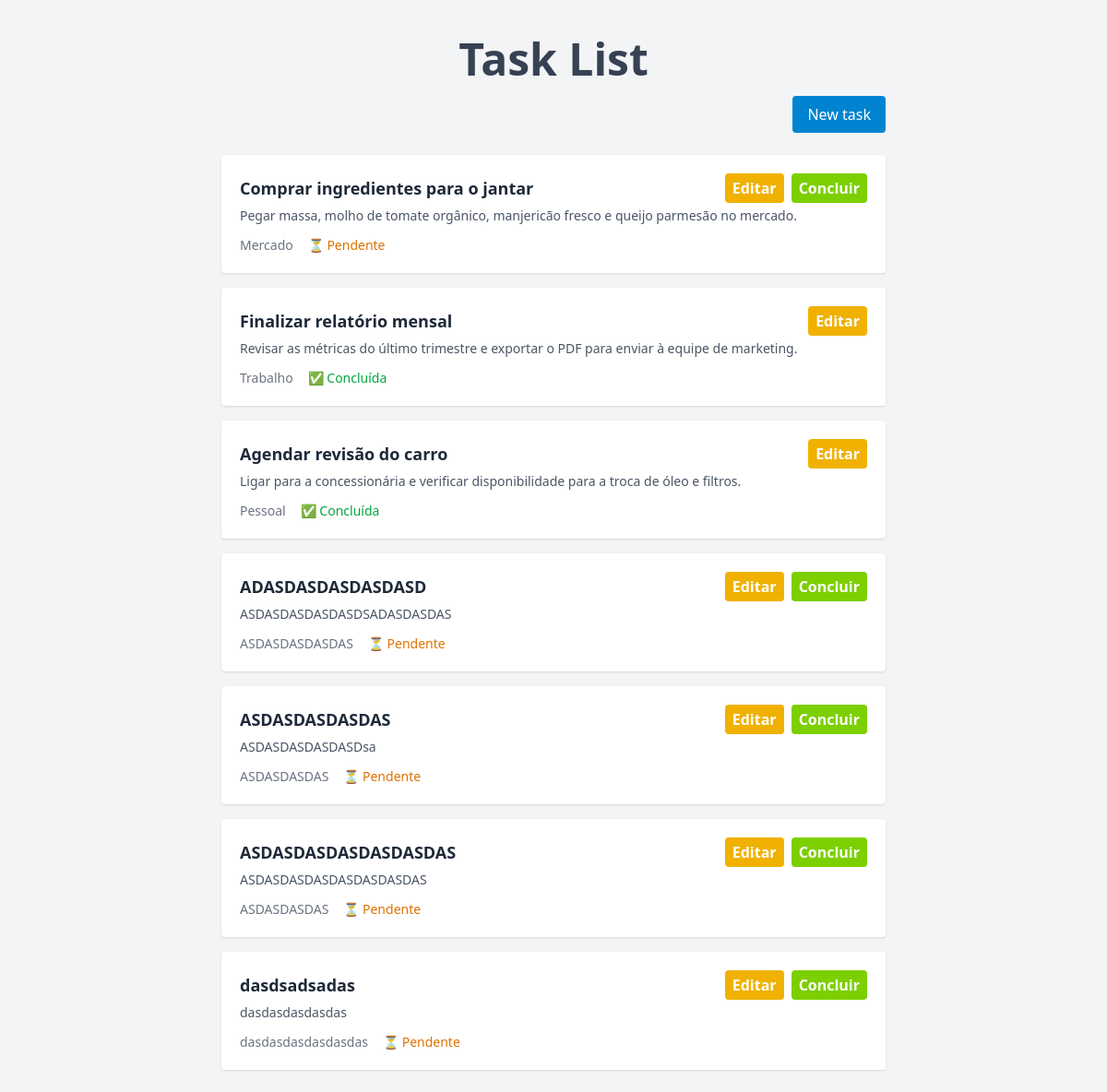
The app's page /, older data.
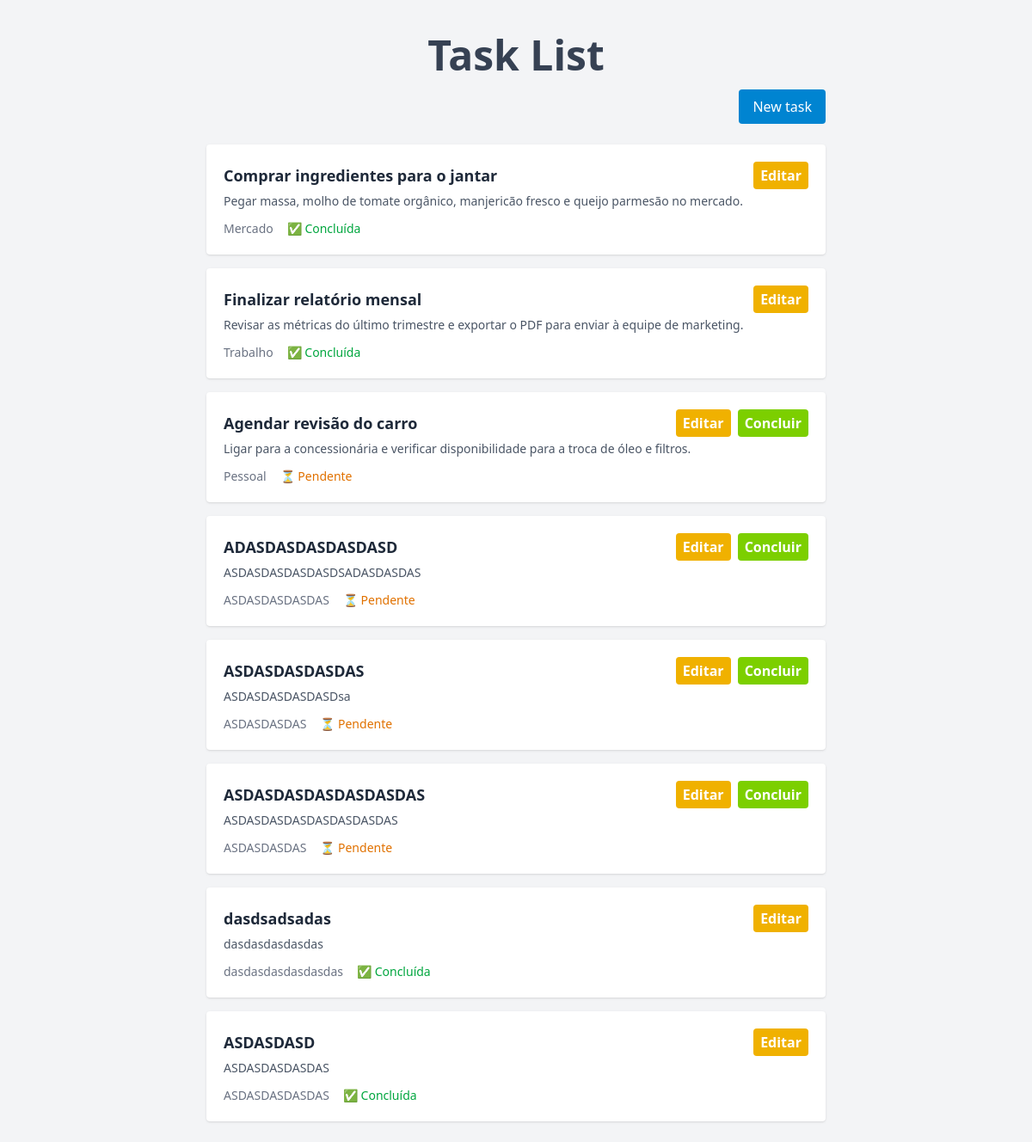
The same page, newer data.
### core/models.py (models this page shows, shortened)
class Task(models.Model):
    title = models.CharField(max_length=200) #Charfield for short text
    description = models.TextField() #TextField for long text
    is_done = models.BooleanField(default=False)
    created_at = models.DateTimeField(auto_now_add=True)
    category = models.CharField(max_length=100, blank=True, null=True) #New field for category

### core/views.py (the view, shortened to what this page needs)
# urls.py: path("", views.TaskListView.as_view(), name="task_list"),
class TaskListView(View):
    def get(self, request):
        tasks = Task.objects.all()
        form = TaskForm()
        context = {"tasks": tasks, "form": form}
        return render(request, "task_list.html", context)

### core/templates/task_list.html (shortened to what this page needs)
<!doctype html>
<html lang="en">
<head>
  <script src="https://cdn.jsdelivr.net/npm/@tailwindcss/browser@4"></script>
</head>
<body class="bg-gray-100 min-h-screen">
  <div class="max-w-3xl mx-auto p-6">
    <h1 class="text-5xl font-bold text-center text-gray-700 py-4">
      Task List
    </h1>
    <div class="flex justify-end">
      <a href="{% url 'create_task' %}" class="bg-sky-600 hover:bg-sky-700 text-white px-4 py-2 rounded">
        New task
      </a>
    </div>
    <ul class="space-y-4 mt-6">
      {% for task in tasks %}
      <li class="bg-white rounded-[.25rem] shadow-sm p-5">
        <div class="flex justify-between items-center">
          <h3 class="text-lg font-semibold text-gray-800">
            {{ task.title }}
          </h3>
          <div class="flex gap-2">
            <form method="GET" action="{% url 'update_task' task.id %}">
              <button type="submit"
                class="rounded-[.25rem] bg-yellow-500 hover:bg-yellow-600 transition-colors px-2 py-1 text-white font-semibold cursor-pointer">
                Editar
              </button>
            </form>
            {% if not task.is_done %}
            <form method="POST" action="{% url 'complete_task' task.id %}">
              <button type="submit"
                class="rounded-[.25rem] bg-lime-500 hover:bg-lime-600 transition-colors px-2 py-1 text-white font-semibold cursor-pointer">
                Concluir
              </button>
            </form>
            {% endif %}
          </div>
        </div>
        <p class="text-gray-600 text-sm mt-1">{{ task.description }}</p>
        <div class="flex items-center gap-4 mt-3 text-sm">
          <div>
            <span class="text-gray-500"> {{ task.category }} </span>
          </div>
          {% if task.is_done %}
          <span class="text-green-600 font-medium flex items-center gap-1">
            ✅ Concluída
          </span>
          {% else %}
          <span class="text-amber-600 font-medium flex items-center gap-1">
            ⏳ Pendente
          </span>
          {% endif %}
        </div>
      </li>
      {% empty %}
      <p class="text-gray-500">Nenhuma tarefa cadastrada.</p>
      {% endfor %}
    </ul>
  </div>
</body>
</html>

Row changes from the older to the newer data that the page shows:
changed Task "Comprar ingredientes para o jantar": is_done "Concluir ⏳ Pendente" → "✅ Concluída"
changed Task "Agendar revisão do carro": is_done "✅ Concluída" → "Concluir ⏳ Pendente"
changed Task "dasdsadsadas": is_done "Concluir ⏳ Pendente" → "✅ Concluída"
added Task: title "ASDASDASD", description "ASDASDASDASDAS", category "ASDASDASDASDAS", is_done "✅ Concluída"
